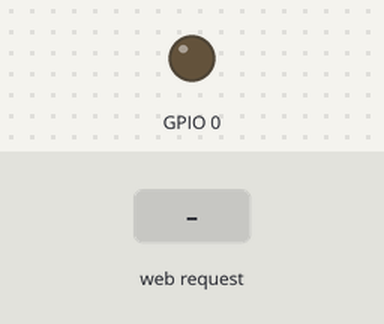
Recording of a sketch running on a simulated ESP8266 (NodeMCU). Shown: output pins drawn as LEDs (lit = HIGH). Inputs (shaded band) come from the test bench. WiFi joins after 1.5 s; servers stay silent unless stated; what the sketch prints to the serial monitor is not drawn.

Above: at 2.7 s.
2.8 s: HTTP request GET /switch received
At 4.2 s:
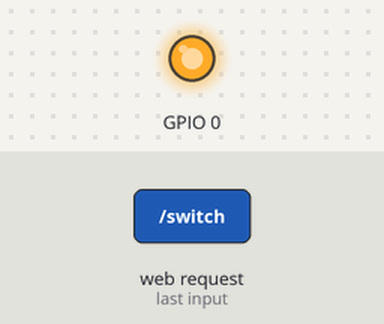
Timing chart, 0 to 5.8 s (numbered marks = the images above; inputs shaded):
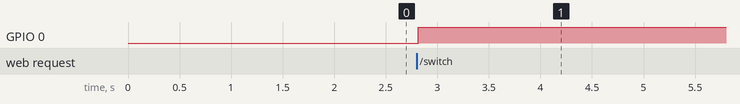

The sketch:

switch.ino
```cpp
#include <ESP8266WiFi.h>
const char* ssid = "Ranica";
const char* password = "000000";

bool status = true;

WiFiServer server(80);
void setup() {
  Serial.begin(115200);
  delay(10);
  pinMode(0, OUTPUT);
  digitalWrite(0, 0);
  Serial.println();
  Serial.println();
  Serial.print("Connecting to ");
  Serial.println(ssid);
  WiFi.begin(ssid, password);
  while (WiFi.status() != WL_CONNECTED) {
    delay(500);
    Serial.print(".");
  }
  Serial.println("");
  Serial.println("WiFi connected");
  server.begin();
  Serial.println("Server started @ ");
  Serial.println(WiFi.localIP());
}
void loop() {
  WiFiClient client = server.available();
  if (!client) {
    delay(100);
    return;
  }
  String req = client.readStringUntil('\r');
  Serial.println(req);
  client.flush();
  if (req.indexOf("/switch") == -1) {
    Serial.println("invalid request");
    client.print("HTTP/1.1 404\r\n");
    client.stop();
    return;
  }
  String s = "HTTP/1.1 200 OK\r\nContent-Type: text/html\r\n\r\n<!DOCTYPE HTML>\r\n<html>\r\n";
  if (status) {
      status = false;
      digitalWrite(0, 1);
      s += "off ";
  } else {
    status = true;
    digitalWrite(0, 0);
    s += "on ";
  }
  s += "</html>\n";
  client.flush();
  client.print(s);

  Serial.println(status);
  Serial.println(s);
  delay(100);
}
```

Measured:
- after the input at 2.8 s, GPIO 0: LOW → HIGH at once
